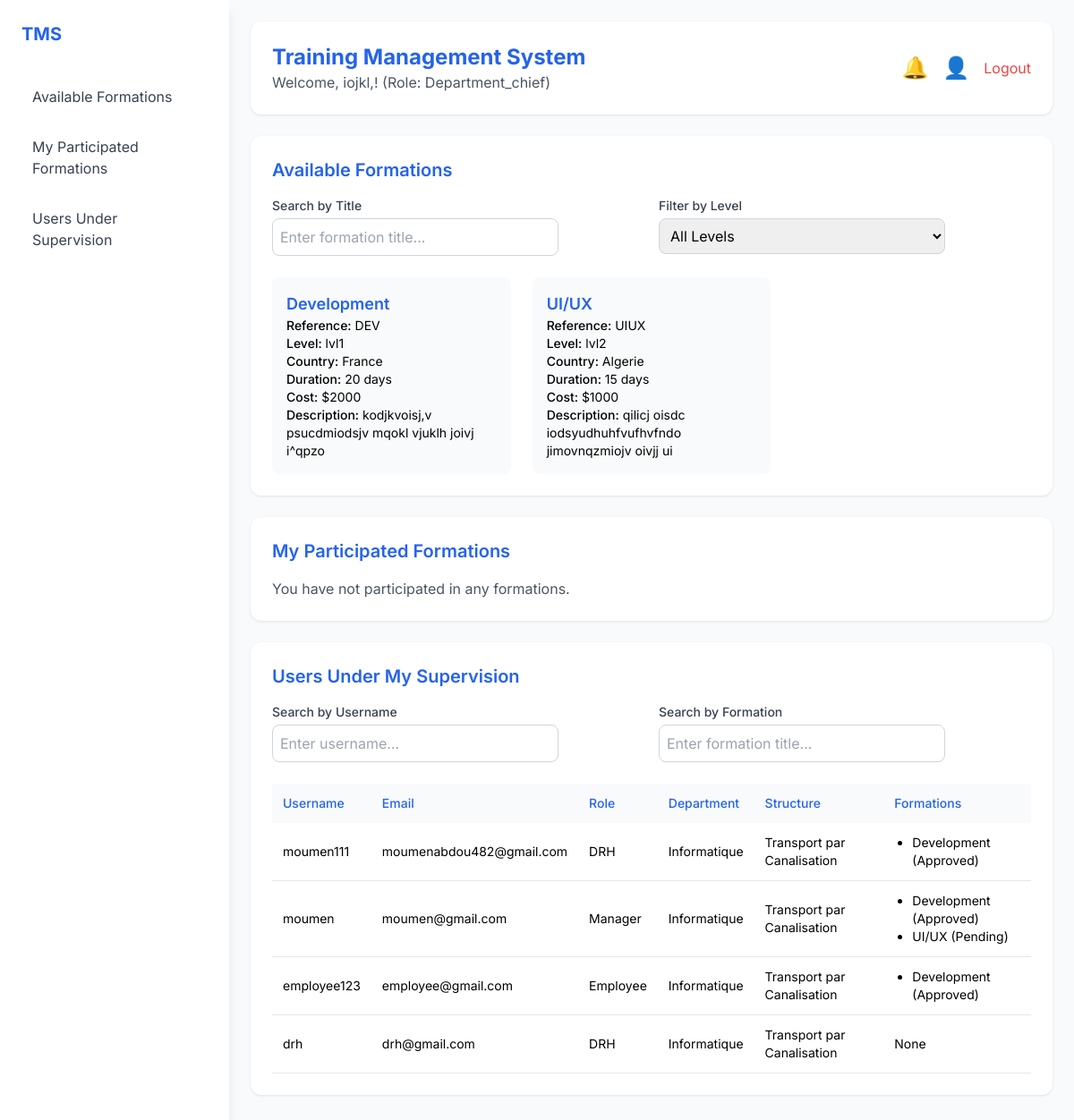
The app's page /users/ (signed in), older data.
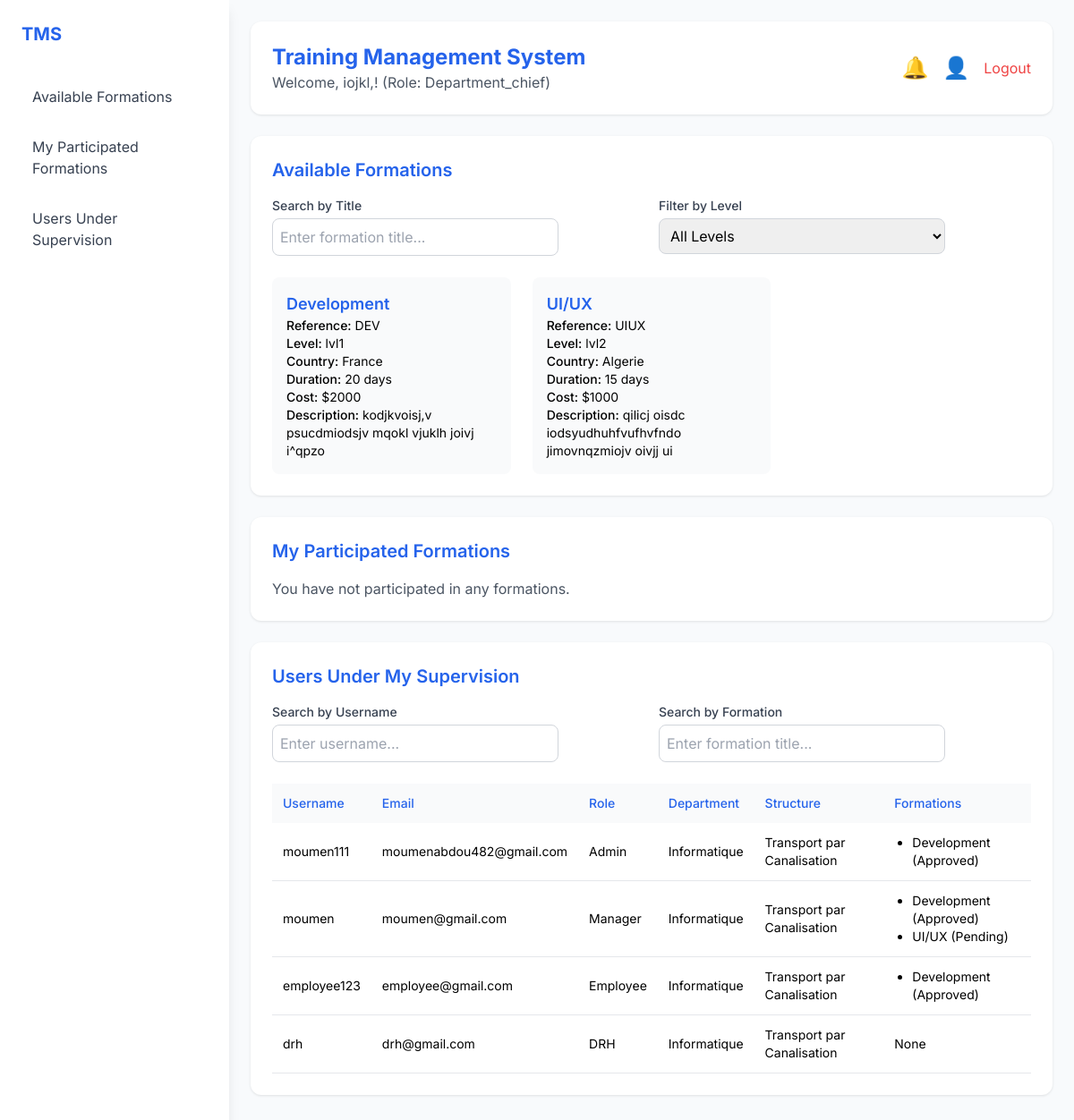
The same page, newer data.
### users/models.py (models this page shows, shortened)
class User(AbstractBaseUser, PermissionsMixin):
    user_id = models.AutoField(primary_key=True)
    user_firstname = models.CharField(max_length=50)
    user_lastname = models.CharField(max_length=50)
    user_username = models.CharField(max_length=50, unique=True)
    user_email = models.EmailField(unique=True)
    user_password = models.CharField(max_length=128)
    user_cree_par = models.CharField(max_length=50, blank=True, null=True)
    user_cree_date = models.DateTimeField(default=timezone.now)
    user_miseajour_par = models.CharField(max_length=50, blank=True, null=True)
    user_miseajour_date = models.DateTimeField(auto_now=True, null=True)
    user_role = models.CharField(max_length=50, choices=[
        ('employee', 'Employee'),
        ('manager', 'Manager'),
        ('department_chief', 'Department Chief'),
        ('DRH', 'DRH'),
        ('admin', 'Admin'),
    ])
    structure = models.ForeignKey(Structure, on_delete=models.SET_NULL, related_name='users', null=True)
    department = models.ForeignKey(Department, on_delete=models.SET_NULL, related_name='users', null=True, blank=True)
    state = models.CharField(
        max_length=20,
        choices=[
            ('pending', 'Pending'),
            ('approved', 'Approved'),
            ('rejected', 'Rejected')
        ],
        default='pending'
    )
    is_active = models.BooleanField(default=False)
    is_staff = models.BooleanField(default=False)
    objects = UserManager()
    USERNAME_FIELD = 'user_email'
    REQUIRED_FIELDS = ['user_username', 'user_firstname', 'user_lastname', 'user_role']

class Department(models.Model):
    department_id = models.AutoField(primary_key=True)
    department_name = models.CharField(max_length=255)
    department_code = models.CharField(max_length=50, unique=True)
    structure = models.ForeignKey(Structure, on_delete=models.CASCADE, related_name='departments')
    department_cree_par = models.CharField(max_length=50, blank=True, null=True)
    department_cree_date = models.DateTimeField(default=timezone.now)
    department_miseajour_par = models.CharField(max_length=50, blank=True, null=True)
    department_miseajour_date = models.DateTimeField(auto_now=True)

class Structure(models.Model):
    structure_id = models.AutoField(primary_key=True)
    structure_varchar = models.CharField(max_length=255)
    structure_code = models.CharField(max_length=50)
    structure_cree_par = models.CharField(max_length=50, blank=True, null=True)
    structure_cree_date = models.DateTimeField(default=timezone.now)
    structure_miseajour_par = models.CharField(max_length=50, blank=True, null=True)
    structure_miseajour_date = models.DateTimeField(auto_now=True)
    structure_niveau = models.CharField(max_length=50)

### users/views.py (the view)
# urls.py: path('', views.UserListView.as_view(), name='user_list'),  # List all users
class UserListView(ListView):
    model = User
    template_name = 'users/index.html'
    context_object_name = 'users'
    def get_context_data(self, **kwargs):
        context = super().get_context_data(**kwargs)
        user = self.request.user
        if user.is_authenticated and user.structure:
            context['formations'] = Formation.objects.all()
        else:
            context['formations'] = Formation.objects.none()
        if user.is_authenticated:
            context['user_formations'] = UserFormation.objects.filter(user=user)
            context['notifications'] = Notification.objects.filter(user=user, is_read=False)
            if user.user_role == 'manager' and user.structure:
                context['subordinate_employees'] = User.objects.filter(
                    structure=user.structure,
                    state='approved'
                ).exclude(user_id=user.user_id).select_related('department', 'structure')
            elif user.user_role == 'department_chief' and user.department:
                context['subordinate_employees'] = User.objects.filter(
                    department=user.department,
                    state='approved'
                ).exclude(user_id=user.user_id).select_related('department', 'structure')
            else:
                context['subordinate_employees'] = User.objects.none()
        else:
            context['user_formations'] = UserFormation.objects.none()
            context['notifications'] = Notification.objects.none()
            context['subordinate_employees'] = User.objects.none()
        context['user'] = user
        return context
    def get(self, request, *args, **kwargs):
        if not request.user.is_authenticated:
            return redirect('login')
        if request.user.user_role == 'DRH' or request.user.user_role == 'admin':
            return redirect('admin:index')
        return super().get(request, *args, **kwargs)

### users/templates/users/index.html (shortened to what the changed rows need)
<!DOCTYPE html>
<html lang="en">
<head>
    <script src="https://cdn.tailwindcss.com"></script>
</head>
<body>
    <div class="flex min-h-screen">
        <div class="sidebar fixed md:sticky top-0 left-0 w-64 bg-white shadow-lg h-screen p-6 md:transform-none z-20" id="sidebar">
            <div class="flex items-center mb-8">
                <h2 class="text-xl font-bold text-blue-600">TMS</h2>
            </div>
        </div>
        <div class="flex-1 container">
            <div class="card mb-6 flex justify-between items-center">
                <div class="flex items-center gap-4">
                    <div>
                        <h1 class="text-2xl font-bold text-blue-600">Training Management System</h1>
                    </div>
                </div>
            </div>
            <div id="available-formations" class="card mb-6">
                <h2 class="text-xl font-semibold text-blue-600 mb-4">Available Formations</h2>
            </div>
            <div id="participated-formations" class="card mb-6">
                <h2 class="text-xl font-semibold text-blue-600 mb-4">My Participated Formations</h2>
            </div>
            {% if user.user_role == 'manager' or user.user_role == 'department_chief' %}
                <div id="subordinate-employees" class="card mb-6">
                    <h2 class="text-xl font-semibold text-blue-600 mb-4">Users Under My Supervision</h2>
                    {% if subordinate_employees %}
                        <table class="w-full border-collapse employees-table">
                            <thead>
                                <tr class="bg-gray-50">
                                    <th class="p-3 text-left text-sm font-medium text-blue-600 sortable" data-sort="username" data-direction="none">Username</th>
                                    <th class="p-3 text-left text-sm font-medium text-blue-600 sortable" data-sort="email" data-direction="none">Email</th>
                                    <th class="p-3 text-left text-sm font-medium text-blue-600 sortable" data-sort="role" data-direction="none">Role</th>
                                    <th class="p-3 text-left text-sm font-medium text-blue-600 sortable" data-sort="department" data-direction="none">Department</th>
                                    <th ricchi  class="p-3 text-left text-sm font-medium text-blue-600 sortable" data-sort="structure" data-direction="none">Structure</th>
                                    <th class="p-3 text-left text-sm font-medium text-blue-600">Formations</th>
                                </tr>
                            </thead>
                            <tbody>
                                {% for employee in subordinate_employees %}
                                    <tr class="border-b">
                                        <td class="p-3 text-sm">{{ employee.user_username }}</td>
                                        <td class="p-3 text-sm">{{ employee.user_email }}</td>
                                        <td class="p-3 text-sm capitalize">{{ employee.user_role }}</td>
                                        <td class="p-3 text-sm">{{ employee.department.department_name|default:'N/A' }}</td>
                                        <td class="p-3 text-sm">{{ employee.structure.structure_varchar|default:'N/A' }}</td>
                                        <td class="p-3 text-sm">
                                            {% with employee_formations=employee.user_formations.all %}
                                                {% if employee_formations %}
                                                    <ul class="list-disc pl-5">
                                                        {% for uf in employee_formations %}
                                                            <li data-formation-title="{{ uf.formation.formation_titre }}">{{ uf.formation.formation_titre }} ({{ uf.state_formation|capfirst }})</li>
                                                        {% endfor %}
                                                    </ul>
                                                {% else %}
                                                    None
                                                {% endif %}
                                            {% endwith %}
                                        </td>
                                    </tr>
                                {% endfor %}
                            </tbody>
                        </table>
                    {% else %}
                        <p class="text-gray-600">No users under your supervision.</p>
                    {% endif %}
                </div>
            {% endif %}
        </div>
    </div>
</body>
</html>

Row changes from the older to the newer data that the page shows:
changed User "moumen111": user_role "DRH" → "Admin"
